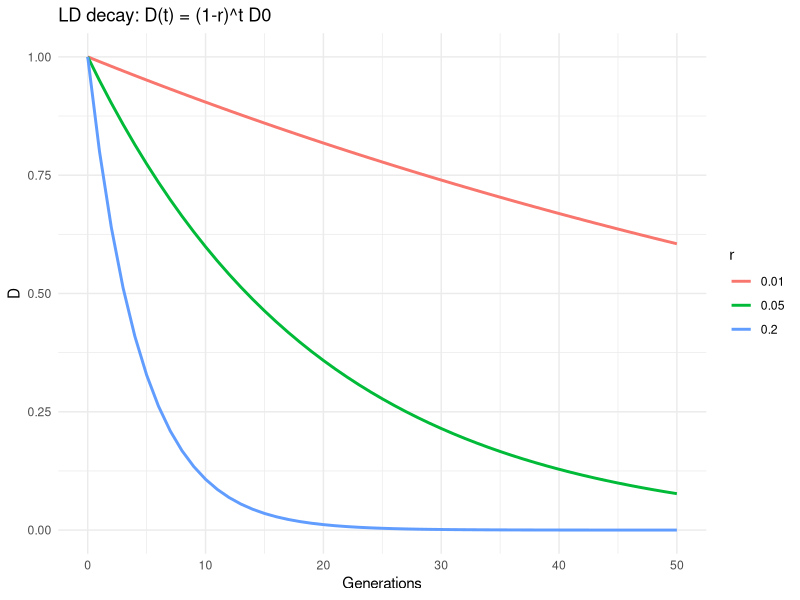
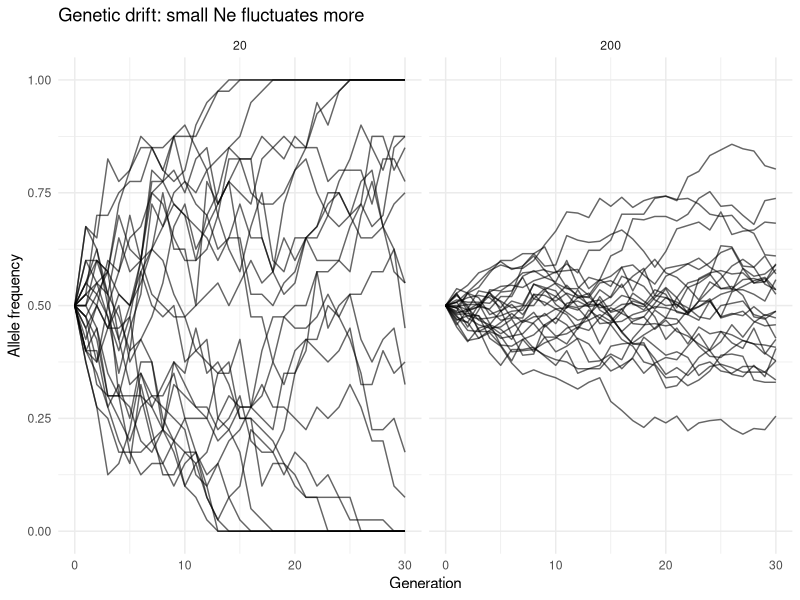
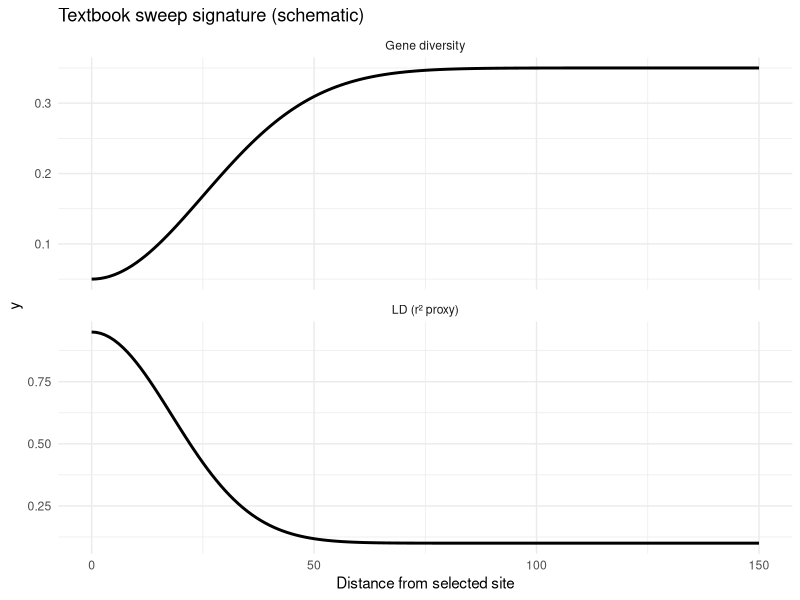

These charts were generated, in order, by the following R code:
## ---- chunk 1
library(ggplot2)
library(dplyr)
library(tidyr)
## ---- chunk 2
r <- c(0.01, 0.05, 0.2)
t <- 0:50
D0 <- 1
df <- expand.grid(t=t, r=r)
df$D <- (1-df$r)^df$t * D0
df$r <- factor(df$r)

ggplot(df, aes(t, D, color=r)) +
  geom_line(linewidth=1) +
  labs(x="Generations", y="D",
       title="LD decay: D(t) = (1-r)^t D0") +
  theme_minimal()
## ---- chunk 3
simulate_drift <- function(Ne=20, p0=0.5, gens=30, reps=20) {
  out <- lapply(seq_len(reps), function(k){
    p <- numeric(gens+1); p[1] <- p0
    for (t in 1:gens) {
      p[t+1] <- rbinom(1, 2*Ne, p[t])/(2*Ne)
    }
    data.frame(gen=0:gens, p=p, rep=k, Ne=Ne)
  })
  bind_rows(out)
}

df <- bind_rows(
  simulate_drift(Ne=20, reps=25),
  simulate_drift(Ne=200, reps=25)
)

df$Ne <- factor(df$Ne)

ggplot(df, aes(gen, p, group=rep)) +
  geom_line(alpha=0.6) +
  facet_wrap(~Ne, nrow=1) +
  labs(x="Generation", y="Allele frequency",
       title="Genetic drift: small Ne fluctuates more") +
  theme_minimal()
## ---- chunk 4
pos <- 1:300
center <- 150
dist <- abs(pos-center)

div <- 0.35 - 0.30*exp(-(dist^2)/(2*25^2))
ld  <- 0.10 + 0.85*exp(-(dist^2)/(2*18^2))

df1 <- data.frame(dist=dist, y=div, what="Gene diversity")
df2 <- data.frame(dist=dist, y=ld,  what="LD (r² proxy)")
df  <- bind_rows(df1, df2)

ggplot(df, aes(dist, y)) +
  geom_line(linewidth=1) +
  facet_wrap(~what, ncol=1, scales="free_y") +
  labs(x="Distance from selected site",
       title="Textbook sweep signature (schematic)") +
  theme_minimal()
